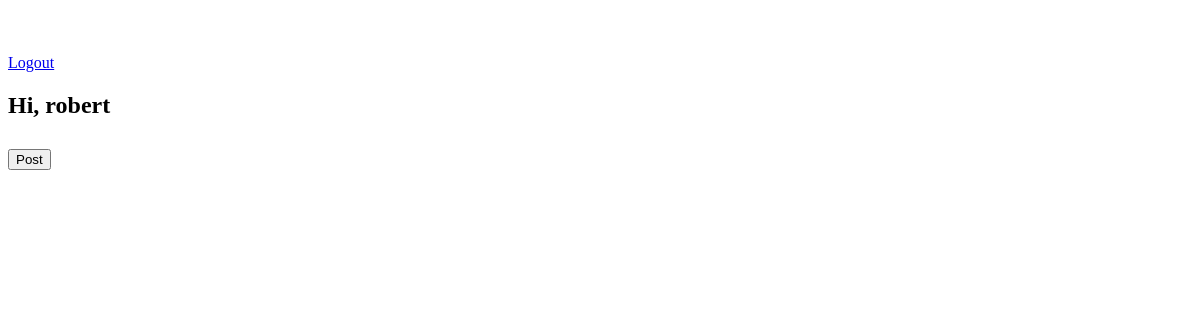
/draw/ (signed in), run on an earlier commit of the app's database.
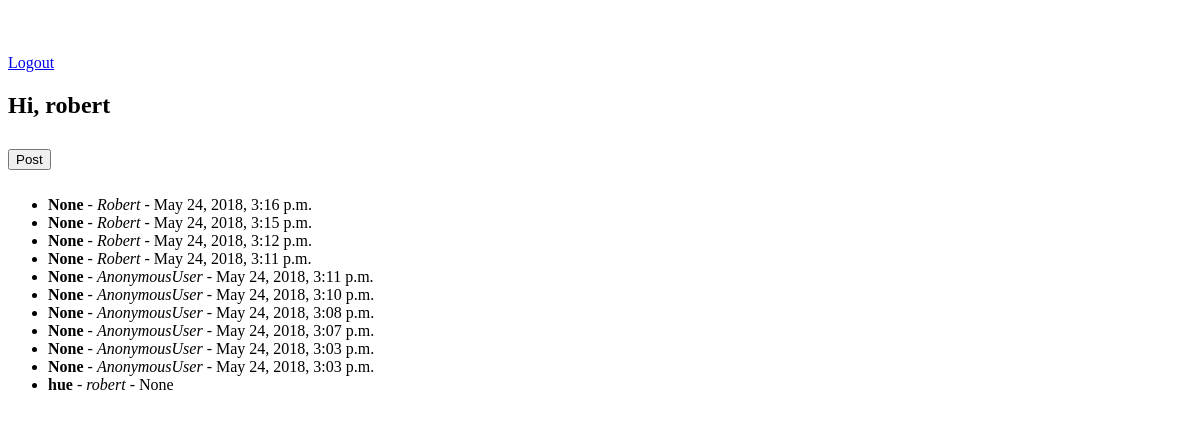
And on a later commit of the database.
### draw/models.py (models this page shows, shortened)
class Post(models.Model):
    author = models.TextField()
    text = models.TextField()
    updated = models.DateTimeField(auto_now=True)
    created = models.DateTimeField(auto_now_add=True)
    class Meta:
        ordering = ['created']

### draw/views.py (the view)
# urls.py: 2. Add a URL to urlpatterns:  path('', views.home, name='home')
def home(request):
    tmpl_vars = {
        'all_posts': Post.objects.reverse(),
        'form': PostForm()
    }
    return render(request, 'draw/index.html', tmpl_vars)

### draw/templates/draw/index.html (shortened to what this page needs)
{% extends "draw/base.html" %}
{% block content %}
<br><br>
<div class="row white">
    <div class="large-12 columns">
        <a href="/logout" class="right">Logout</a>
        <h2>Hi, {{request.user.username}}</h2>
    </div>
</div>
<div class="row white">
    <div class="columns large-12">
        <form action="draw/create_post/" method="POST" id="post-form">
            <input type="submit" value="Post" class="tiny button" onclick="alertme('Hue')">
        </form>
    </div>
</div>
<div class="row white">
    <div class="columns large-12">
        <ul>
            {% for post in all_posts %}
                <li>
                    <strong>{{ post.text }}</strong> -
                    <em>{{ post.author }}</em> -
                    <span>{{ post.created }}</span>
                </li>
            {% endfor %}
        </ul>
    </div>
</div>
{% endblock %}

### draw/templates/draw/base.html (shortened to what this page needs)
<!doctype html>
<html lang="en">
    {% load static %}
  <head>
    <link rel="stylesheet" type="text/css" href="http://cdnjs.cloudflare.com/ajax/libs/foundation/5.2.3/css/foundation.css">
  </head>
  <body>
  {% block content %}
  {% endblock %}
  </body>
</html>

### draw/templates/draw/base.html (style rules this page uses)
.white { background:rgba(255,255,255,1); padding-top: 10px; border:none; }

What changed in the data, as far as the page shows it:
added Post: text "None", author "Robert", created "May 24, 2018, 3:16 p.m."
added Post: text "None", author "Robert", created "May 24, 2018, 3:15 p.m."
added Post: text "None", author "Robert", created "May 24, 2018, 3:12 p.m."
added Post: text "None", author "Robert", created "May 24, 2018, 3:11 p.m."
added Post: text "None", author "AnonymousUser", created "May 24, 2018, 3:11 p.m."
added Post: text "None", author "AnonymousUser", created "May 24, 2018, 3:10 p.m."
added Post: text "None", author "AnonymousUser", created "May 24, 2018, 3:08 p.m."
added Post: text "None", author "AnonymousUser", created "May 24, 2018, 3:07 p.m."
added Post: text "None", author "AnonymousUser", created "May 24, 2018, 3:03 p.m."
added Post: text "None", author "AnonymousUser", created "May 24, 2018, 3:03 p.m."
added Post: text "hue", author "robert", created "None"
